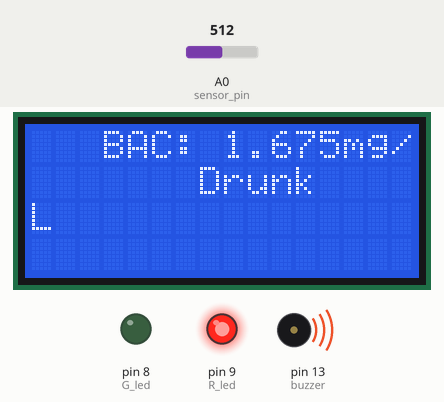
Recording of a sketch running on a simulated Arduino Uno, built with avr-gcc and run on an emulated ATmega328P. On the bench: 16×4 character LCD, output pins drawn as LEDs (lit = HIGH), buzzer (waves = sounding, pin HIGH). Inputs (shaded band) come from the test bench; at power-on: A0 (sensor_pin) = 512.

Above: at 2.45 s.
2.9 s: A0 (sensor_pin) set to 259
At 3.76 s:
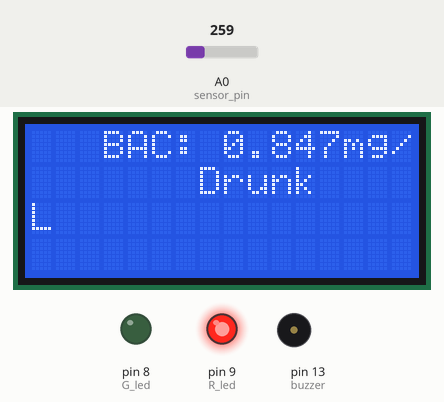
4.8 s: A0 (sensor_pin) set to 228
At 5.3 s:
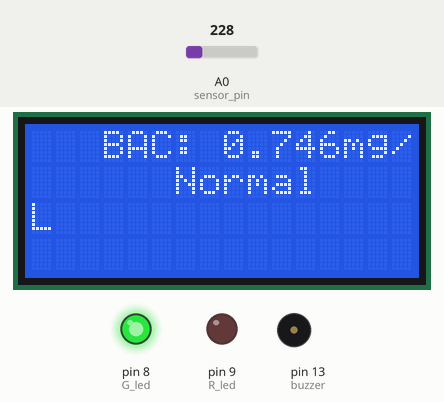
6.4 s: A0 (sensor_pin) set to 306
At 6.67 s:
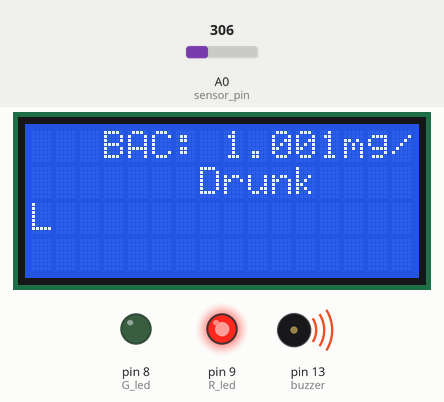
Timing chart, 0 to 14.0 s (numbered marks = the images above; inputs shaded):
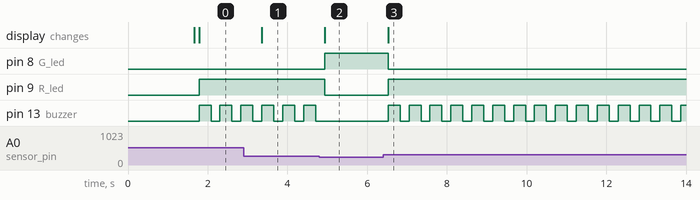

Measured:
- the behaviour switches between 245 and 244 on A0 (sensor_pin) (found by bisection; images 1 and 2)
- after the input at 2.9 s, the display: changes after 0.46 s (image 1)
- after the input at 4.8 s, pin 8 (G_led): LOW → HIGH after 0.13 s; pin 9 (R_led): HIGH → LOW after 0.13 s; pin 13 (buzzer): stops changing and stays LOW; the display: changes after 0.13 s (image 2)
- after the input at 6.4 s, pin 8 (G_led): HIGH → LOW after 0.13 s; pin 9 (R_led): LOW → HIGH after 0.13 s; pin 13 (buzzer): alternates HIGH for 0.30 s and LOW for 0.22 s, starting after 0.13 s; the display: changes after 0.13 s (image 3)
- by itself, pin 13 (buzzer): alternates HIGH for 0.30 s and LOW for 0.22 s

The sketch:

MQ3_with_lcd.ino
```cpp
#include <Wire.h>
#include <LiquidCrystal_I2C.h>

#define BACKLIGHT_PIN     13

LiquidCrystal_I2C lcd=LiquidCrystal_I2C(0x27, 20, 4); ;  // Set the LCD I2C address


 /* The circuit:
 * 5V to Arduino 5V pin
 * GND to Arduino GND pin
 * CLK to Analog #5
 * DAT to Analog #4
*/

//#include <LiquidCrystal.h> //Libraries
//LiquidCrystal lcd(2, 3, 4, 5, 6, 7); //Arduino pins to lcd

#define sensor_pin A0

#define G_led 8
#define R_led 9

#define buzzer 13

float adcValue=0, val=0, mgL=0;

void setup(){// put your setup code here, to run once

pinMode(sensor_pin, INPUT);

pinMode(R_led,OUTPUT); // declare Red LED as output
pinMode(G_led,OUTPUT); // declare Green LED as output
pinMode(buzzer,OUTPUT); // declare Buzzer as output
lcd.init();
lcd.begin(16, 4); // Configura lcd numero columnas y filas
lcd.setBacklight(HIGH);

lcd.clear();
lcd.setCursor (5,0);
lcd.print("Welcome To");
lcd.setCursor (2,1);
lcd.print("Alcohol Detector");
delay(1500);
lcd.clear();
}

void loop(){

adcValue=0;
for(int i=0;i<10;i++){
adcValue+= analogRead(sensor_pin);
delay(10);
}

val = (adcValue/10) * (5.0/1024.0);
mgL = 0.67 * val;

lcd.setCursor(3, 0);
lcd.print("BAC: ");
lcd.print(mgL,3);
lcd.print("mg/L   ");


if(mgL>0.8){
lcd.setCursor(6, 1);
lcd.print(" Drunk");

digitalWrite(buzzer, HIGH);
digitalWrite(G_led, LOW); // Turn LED off.
digitalWrite(R_led, HIGH);  // Turn LED on.
delay(300);
}else{
  lcd.setCursor(6, 1);
lcd.print("Normal    ");

digitalWrite(G_led, HIGH); // Turn LED on.
digitalWrite(R_led, LOW);  // Turn LED off.
}

digitalWrite(buzzer, LOW);
delay(100);
}
```
